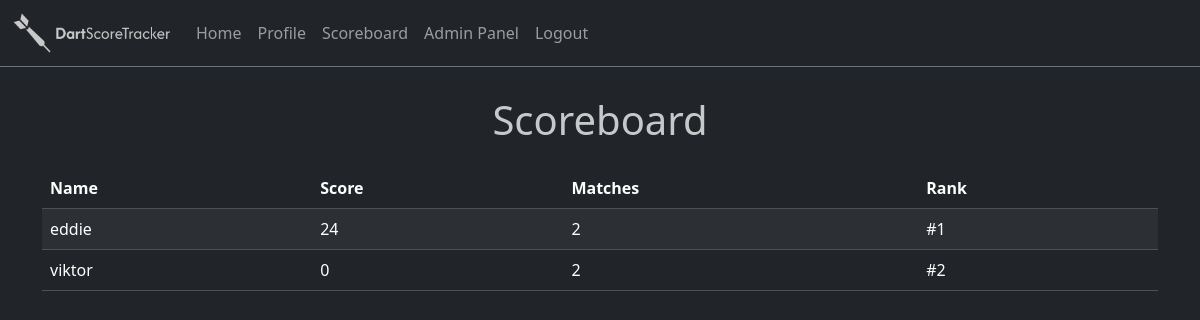
The page /scoreboard (signed in) on the database as committed earlier.
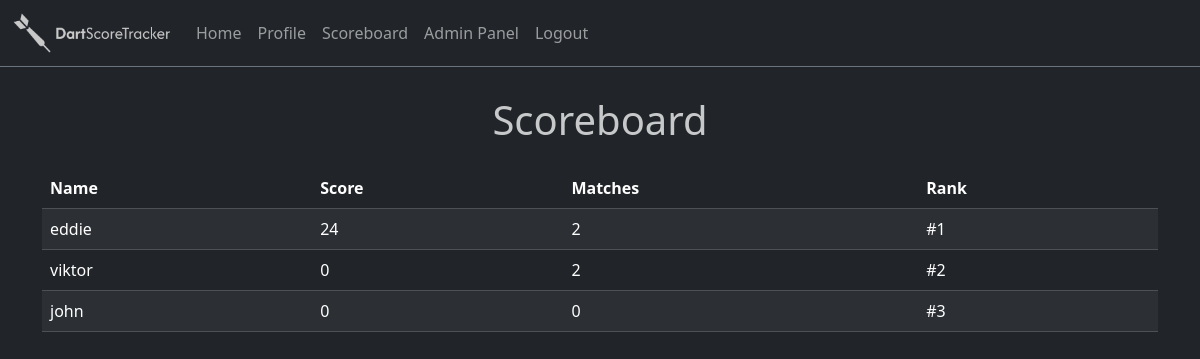
The same page on the database as committed later.
### models/models.py (models this page shows, shortened)
class User(db.Model):
    __tablename__ = 'Users'
    id = db.Column(db.Integer, primary_key=True)
    username = db.Column(db.String(80), unique=True, nullable=False)
    email = db.Column(db.String(80), unique=True, nullable=False)
    password_hash = db.Column(db.String(128), nullable=False)
    role = db.Column(db.String(50), nullable=False)

### routes/scoreboard.py (the view)
@scoreboard_bp.route("/scoreboard")
def scoreboard():
    users = User.query.all()
    user_stats = []
    for user in users:
        wins = len(user.won_matches)
        losses = len(user.lost_matches)
        total_matches = wins + losses
        score = wins  # Or whatever logic you want
        user_stats.append({
            'username': user.username,
            'score': score * 12,
            'matches': total_matches,
        })
    user_stats.sort(key=lambda x: x['score'], reverse=True)
    for i, user in enumerate(user_stats, start=1):
        user['rank'] = i
    return render_template('scoreboard.html', user_stats=user_stats)

### templates/scoreboard.html
{% extends 'layout.html' %}
{% block body %}
<div class="mt-5 pt-5 container d-flex flex-column justify-content-center align-items-center">
    <h1>Scoreboard</h1>
    <table class="mt-3 table table-dark table-striped">
        <thead>
            <tr>
                <th>Name</th>
                <th>Score</th>
                <th>Matches</th>
                <th>Rank</th>
            </tr>
        </thead>
       <tbody>
            {% for user in user_stats %}
            <tr>
                <td>{{ user.username }}</td>
                <td>{{ user.score }}</td>
                <td>{{ user.matches }}</td>
                <td>#{{ user.rank }}</td>
            </tr>
            {% endfor %}
        </tbody>
    </table>
</div>
{% endblock %}

Rows that differ between the two databases and show on the page:
added User: username "john", score "0", matches "0", rank "3"
